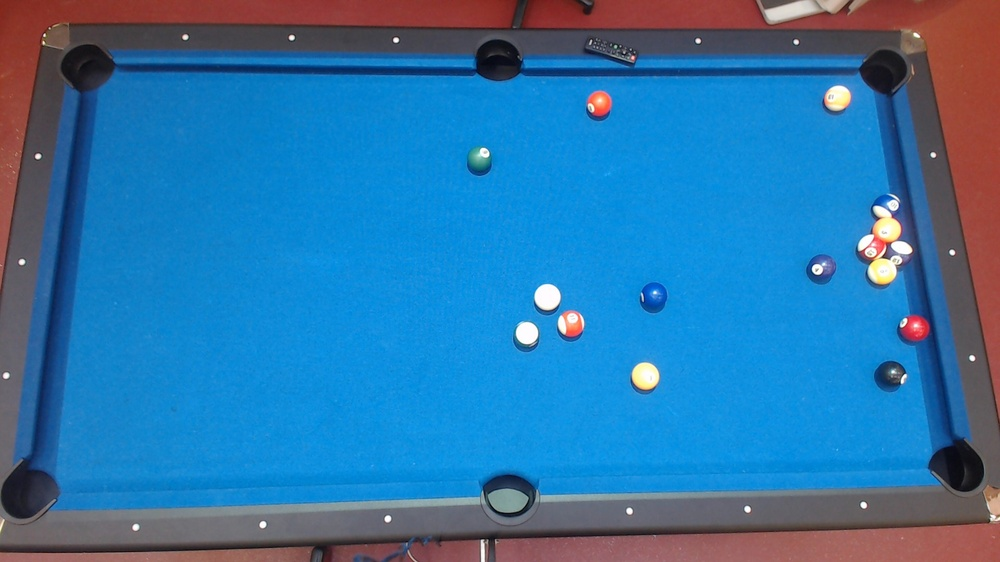
#> input picture prototypes/cue_ball_detection/image.jpg, 1000 x 562 px, shrunk from 1920 x 1080 before the run, given in place of the camera
$ python cue_ball_detection_with_trackbar.py
#> lines starting #> are read from the running program, lines starting #| are printed output that depends on the picture; after the words box and inside, x2 and y2 are one past the last pixel; in counts of white or black regions, pixels touching at a corner belong together
#!/usr/bin/python3
import cv2 as cv
import numpy as np

cap = cv.VideoCapture(0)

def nothing(x):
    pass

#img = cv.imread("../../Photos_pool_table/testFrame1.png")


cv.namedWindow('image')
cv.createTrackbar('Hmin', 'image', 0, 180, nothing)
#> slider 'Hmin' is set to 36
cv.createTrackbar('Smin', 'image', 0, 255, nothing)
#> slider 'Smin' is set to 51
cv.createTrackbar('Vmin', 'image', 0, 255, nothing)
#> slider 'Vmin' is set to 51
cv.createTrackbar('Hmax', 'image', 0, 180, nothing)
#> slider 'Hmax' is set to 180
cv.createTrackbar('Smax', 'image', 0, 255, nothing)
#> slider 'Smax' is set to 255
cv.createTrackbar('Vmax', 'image', 0, 255, nothing)
#> slider 'Vmax' is set to 255

#img_noise_removed = cv.fastNlMeansDenoisingColored(img,None,10,10,7,21)


while(1):
    ret, img = cap.read()
#> img is the input picture: shape (562, 1000, 3); mean B, G, R 167.8, 117.3, 47.3
    img_HSV = cv.cvtColor(img, cv.COLOR_BGR2HSV)
#> img_HSV: shape (562, 1000, 3); mean H, S, V 94.2, 185.5, 179.1

    # get slider positions
    h_min = cv.getTrackbarPos('Hmin', 'image')
    s_min = cv.getTrackbarPos('Smin', 'image')
    v_min = cv.getTrackbarPos('Vmin', 'image')
    h_max = cv.getTrackbarPos('Hmax', 'image')
    s_max = cv.getTrackbarPos('Smax', 'image')
    v_max = cv.getTrackbarPos('Vmax', 'image')

    img_cue_ball = cv.inRange(img_HSV, (h_min, s_min, v_min), (h_max, s_max, v_max))
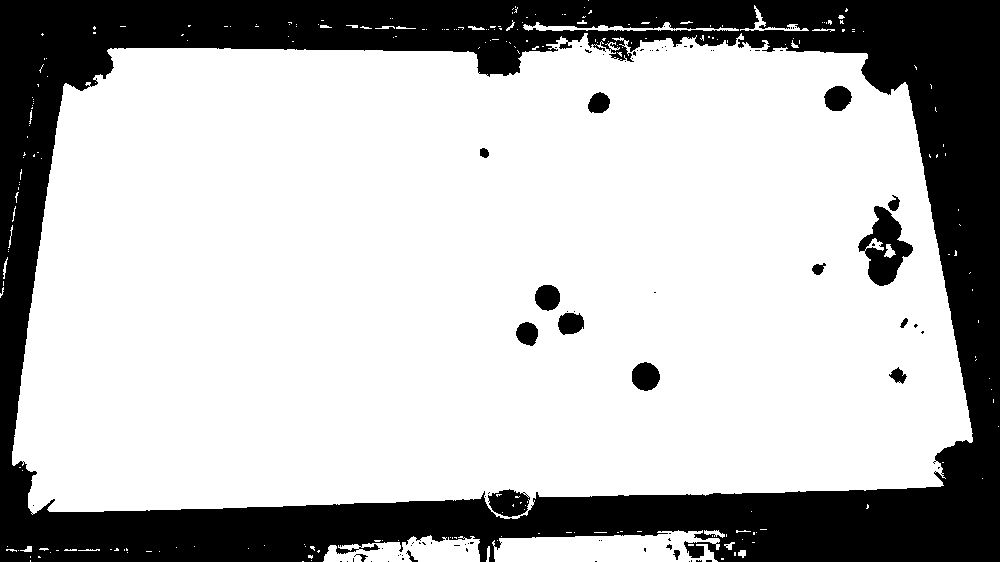
#> img_cue_ball: shape (562, 1000); 72.5% white; 85 black regions (67 under 20 px), largest, box (x1, y1, x2, y2) and area: (0, 0, 1000, 562) 147679, (858, 206, 913, 286) 2150, (488, 489, 530, 517) 819

    # show img
    cv.imshow('original_image', img)

    #show in range
    cv.imshow('image in range', img_cue_ball)

    # show seperate channels hsv
    h, s, v = cv.split(img_HSV)
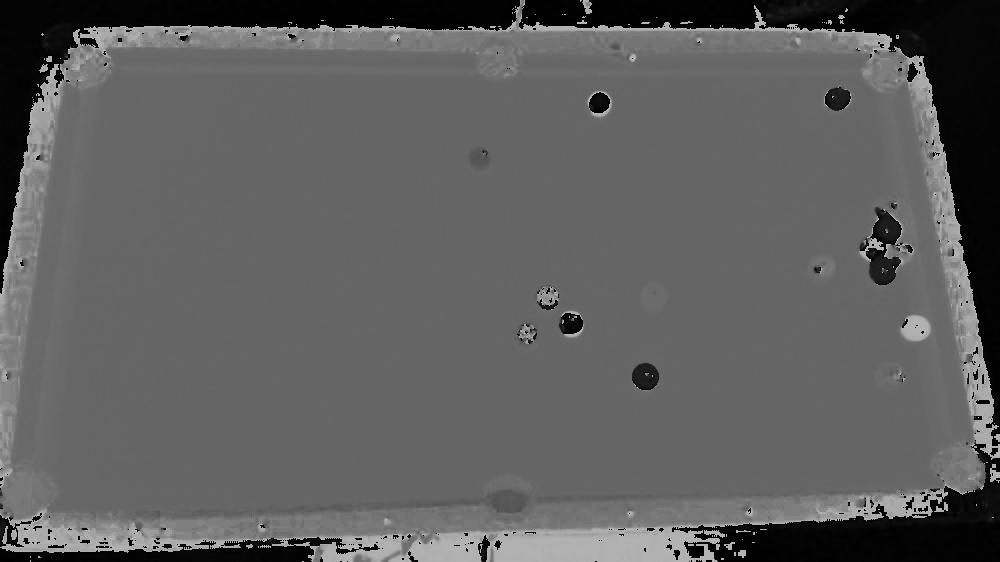
#> h: shape (562, 1000); min 0, max 179, mean 94.2
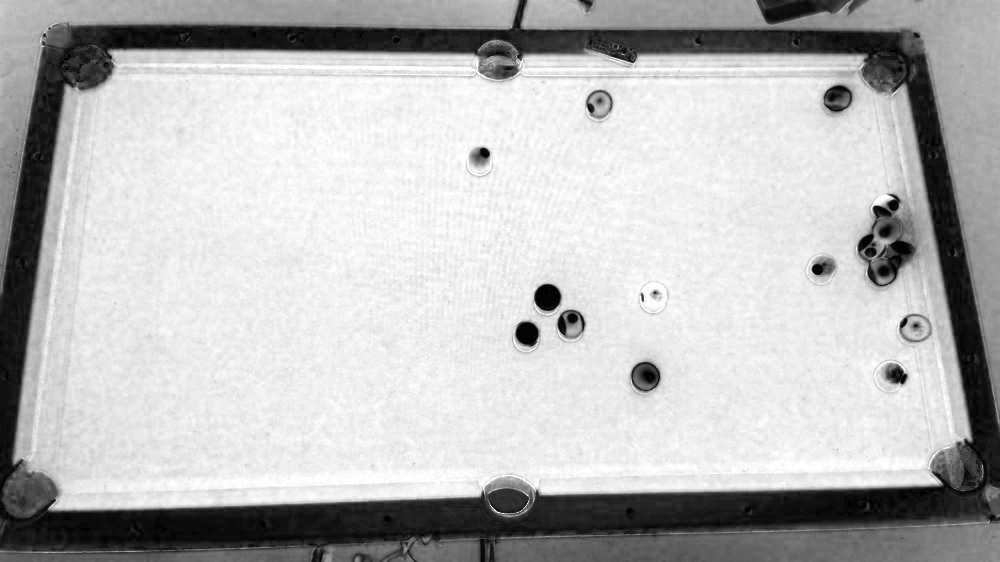
#> s: shape (562, 1000); min 0, max 255, mean 185.5
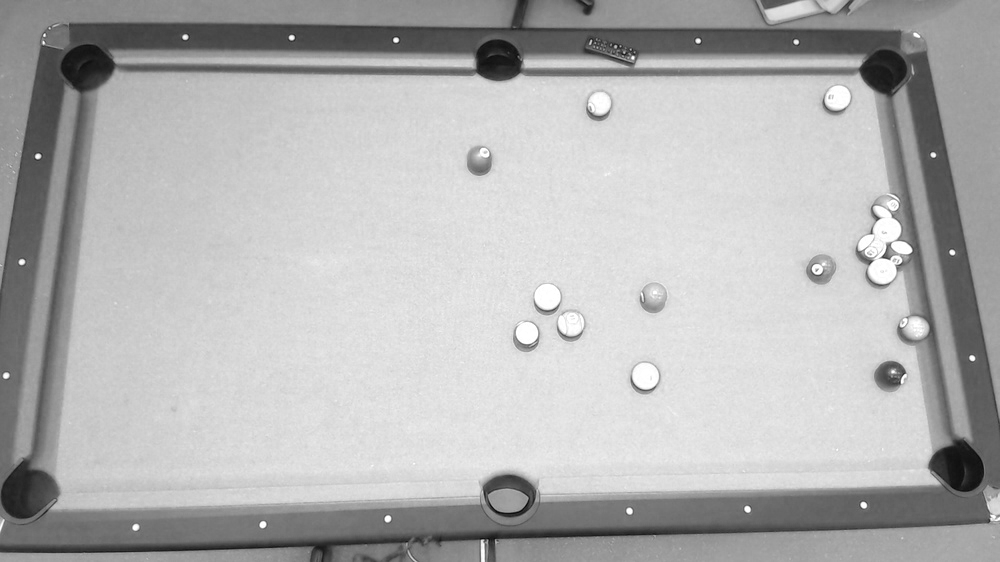
#> v: shape (562, 1000); min 8, max 255, mean 179.1
    cv.imshow('img_cue_ball_hue', h)
    cv.imshow('img_cue_ball_saturation', s)
    cv.imshow('img_cue_ball_value', v)
    cv.waitKey(1)

cv.destroyAllWindows()
